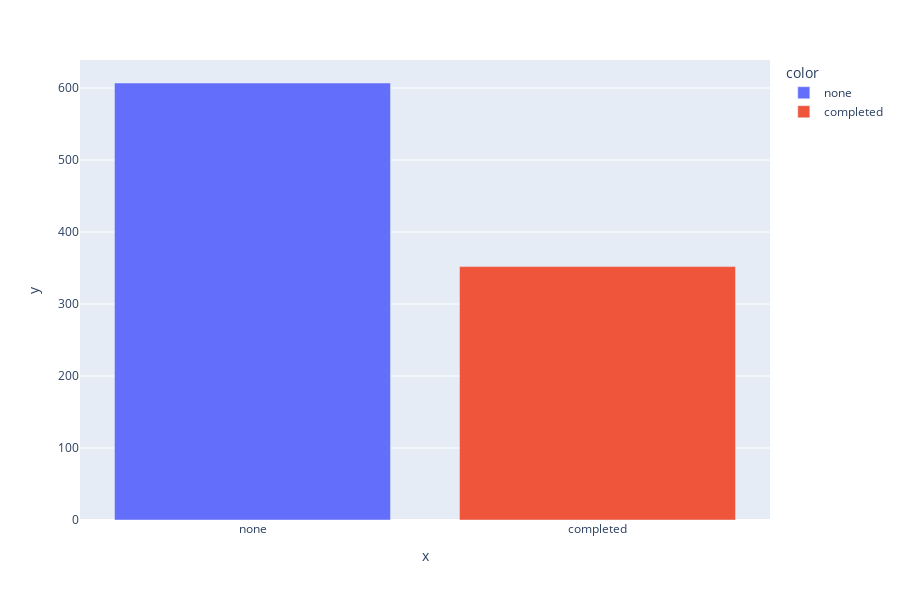

Here is the notebook cell this chart was saved with:
### Code cell
barplot_visualization('test preparation course')

### Figure 1 — Plotly figure (JSON) as saved in the notebook; plotly's stock layout.template omitted (floating-point values rounded to 4 significant figures)
{"data": [{"alignmentgroup": "True", "hovertemplate": "color=none<br>x=%{x}<br>y=%{y}<extra></extra>", "legendgroup": "none", "marker": {"color": "#636efa", "pattern": {"shape": ""}}, "name": "none", "offsetgroup": "none", "orientation": "v", "showlegend": true, "textposition": "auto", "type": "bar", "x": ["none"], "xaxis": "x", "y": [607], "yaxis": "y"}, {"alignmentgroup": "True", "hovertemplate": "color=completed<br>x=%{x}<br>y=%{y}<extra></extra>", "legendgroup": "completed", "marker": {"color": "#EF553B", "pattern": {"shape": ""}}, "name": "completed", "offsetgroup": "completed", "orientation": "v", "showlegend": true, "textposition": "auto", "type": "bar", "x": ["completed"], "xaxis": "x", "y": [352], "yaxis": "y"}], "layout": {"barmode": "relative", "height": 600, "legend": {"title": {"text": "color"}, "tracegroupgap": 0}, "margin": {"t": 60}, "xaxis": {"anchor": "y", "domain": [0, 1], "title": {"text": "x"}}, "yaxis": {"anchor": "x", "domain": [0, 1], "title": {"text": "y"}}}}
